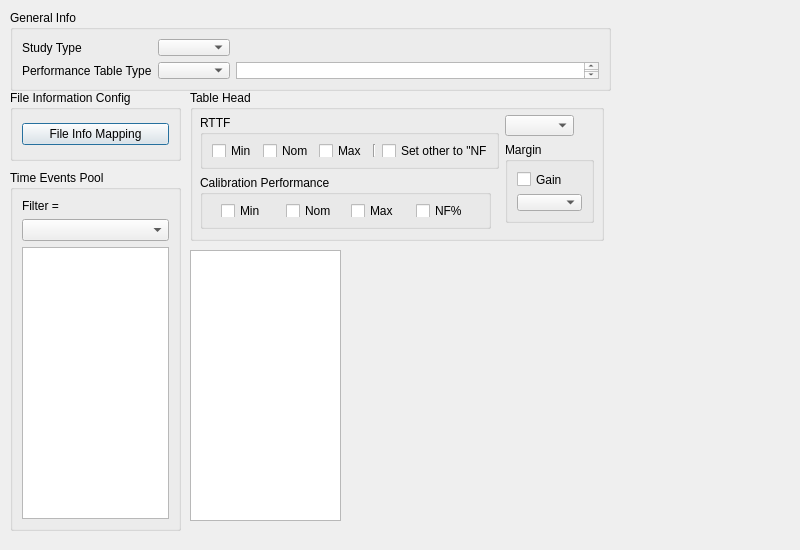
<?xml version="1.0" encoding="UTF-8"?>
<ui version="4.0">
 <class>Dialog</class>
 <widget class="QDialog" name="Dialog">
  <property name="geometry">
   <rect>
    <x>0</x>
    <y>0</y>
    <width>800</width>
    <height>550</height>
   </rect>
  </property>
  <property name="minimumSize">
   <size>
    <width>620</width>
    <height>550</height>
   </size>
  </property>
  <property name="maximumSize">
   <size>
    <width>800</width>
    <height>550</height>
   </size>
  </property>
  <property name="font">
   <font>
    <family>Segoe UI</family>
   </font>
  </property>
  <property name="cursor">
   <cursorShape>ArrowCursor</cursorShape>
  </property>
  <property name="windowTitle">
   <string>Performance Table config</string>
  </property>
  <widget class="QGroupBox" name="groupBox">
   <property name="geometry">
    <rect>
     <x>10</x>
     <y>10</y>
     <width>601</width>
     <height>81</height>
    </rect>
   </property>
   <property name="title">
    <string>General Info</string>
   </property>
   <layout class="QGridLayout" name="gridLayout_3">
    <item row="0" column="0">
     <widget class="QLabel" name="label_sdyType">
      <property name="text">
       <string>Study Type</string>
      </property>
     </widget>
    </item>
    <item row="0" column="2">
     <spacer name="horizontalSpacer">
      <property name="orientation">
       <enum>Qt::Horizontal</enum>
      </property>
      <property name="sizeHint" stdset="0">
       <size>
        <width>40</width>
        <height>20</height>
       </size>
      </property>
     </spacer>
    </item>
    <item row="0" column="1">
     <widget class="QComboBox" name="comboBox_stdType">
      <property name="maximumSize">
       <size>
        <width>80</width>
        <height>16777215</height>
       </size>
      </property>
     </widget>
    </item>
    <item row="1" column="0">
     <widget class="QLabel" name="label_ptType">
      <property name="text">
       <string>Performance Table Type</string>
      </property>
     </widget>
    </item>
    <item row="1" column="1">
     <widget class="QComboBox" name="comboBox_ptType">
      <property name="maximumSize">
       <size>
        <width>100</width>
        <height>16777215</height>
       </size>
      </property>
     </widget>
    </item>
    <item row="1" column="2">
     <widget class="QTextEdit" name="textEdit_calFlName"/>
    </item>
   </layout>
  </widget>
  <widget class="QGroupBox" name="groupBox_2">
   <property name="geometry">
    <rect>
     <x>190</x>
     <y>90</y>
     <width>414</width>
     <height>151</height>
    </rect>
   </property>
   <property name="title">
    <string>Table Head</string>
   </property>
   <widget class="QGroupBox" name="groupBox_4">
    <property name="geometry">
     <rect>
      <x>10</x>
      <y>25</y>
      <width>299</width>
      <height>54</height>
     </rect>
    </property>
    <property name="title">
     <string>RTTF</string>
    </property>
    <layout class="QHBoxLayout" name="horizontalLayout">
     <item>
      <widget class="QCheckBox" name="checkBox_Rmin">
       <property name="maximumSize">
        <size>
         <width>50</width>
         <height>20</height>
        </size>
       </property>
       <property name="text">
        <string>Min</string>
       </property>
      </widget>
     </item>
     <item>
      <widget class="QCheckBox" name="checkBox_Rnom">
       <property name="maximumSize">
        <size>
         <width>50</width>
         <height>20</height>
        </size>
       </property>
       <property name="text">
        <string>Nom</string>
       </property>
      </widget>
     </item>
     <item>
      <widget class="QCheckBox" name="checkBox_Rmax">
       <property name="maximumSize">
        <size>
         <width>50</width>
         <height>20</height>
        </size>
       </property>
       <property name="text">
        <string>Max</string>
       </property>
      </widget>
     </item>
     <item>
      <widget class="Line" name="line">
       <property name="orientation">
        <enum>Qt::Vertical</enum>
       </property>
      </widget>
     </item>
     <item>
      <widget class="QCheckBox" name="checkBox_RstNF">
       <property name="text">
        <string>Set other to &quot;NF&quot;</string>
       </property>
      </widget>
     </item>
    </layout>
   </widget>
   <widget class="QGroupBox" name="groupBox_6">
    <property name="geometry">
     <rect>
      <x>315</x>
      <y>52</y>
      <width>89</width>
      <height>81</height>
     </rect>
    </property>
    <property name="title">
     <string>Margin</string>
    </property>
    <layout class="QVBoxLayout" name="verticalLayout">
     <item>
      <widget class="QCheckBox" name="checkBox_mrggain">
       <property name="text">
        <string>Gain</string>
       </property>
      </widget>
     </item>
     <item>
      <widget class="QComboBox" name="comboBox_mrg">
       <property name="maximumSize">
        <size>
         <width>80</width>
         <height>16777215</height>
        </size>
       </property>
      </widget>
     </item>
    </layout>
   </widget>
   <widget class="QComboBox" name="comboBox_prf">
    <property name="geometry">
     <rect>
      <x>315</x>
      <y>25</y>
      <width>69</width>
      <height>21</height>
     </rect>
    </property>
    <property name="maximumSize">
     <size>
      <width>80</width>
      <height>16777215</height>
     </size>
    </property>
   </widget>
   <widget class="QGroupBox" name="groupBox_5">
    <property name="geometry">
     <rect>
      <x>10</x>
      <y>85</y>
      <width>291</width>
      <height>54</height>
     </rect>
    </property>
    <property name="title">
     <string>Calibration Performance</string>
    </property>
    <layout class="QHBoxLayout" name="horizontalLayout_2">
     <item>
      <widget class="QCheckBox" name="checkBox_prfmin">
       <property name="maximumSize">
        <size>
         <width>50</width>
         <height>20</height>
        </size>
       </property>
       <property name="text">
        <string>Min</string>
       </property>
      </widget>
     </item>
     <item>
      <widget class="QCheckBox" name="checkBox_prfnom">
       <property name="maximumSize">
        <size>
         <width>50</width>
         <height>20</height>
        </size>
       </property>
       <property name="text">
        <string>Nom</string>
       </property>
      </widget>
     </item>
     <item>
      <widget class="QCheckBox" name="checkBox_prfmax">
       <property name="maximumSize">
        <size>
         <width>50</width>
         <height>20</height>
        </size>
       </property>
       <property name="text">
        <string>Max</string>
       </property>
      </widget>
     </item>
     <item>
      <widget class="QCheckBox" name="checkBox_prfnfrate">
       <property name="maximumSize">
        <size>
         <width>50</width>
         <height>20</height>
        </size>
       </property>
       <property name="text">
        <string>NF%</string>
       </property>
      </widget>
     </item>
    </layout>
   </widget>
  </widget>
  <widget class="QGroupBox" name="groupBox_3">
   <property name="geometry">
    <rect>
     <x>10</x>
     <y>90</y>
     <width>171</width>
     <height>71</height>
    </rect>
   </property>
   <property name="title">
    <string>File Information Config</string>
   </property>
   <layout class="QGridLayout" name="gridLayout_2">
    <item row="0" column="2">
     <widget class="QPushButton" name="pushButton">
      <property name="text">
       <string>File Info Mapping</string>
      </property>
     </widget>
    </item>
   </layout>
  </widget>
  <widget class="QGroupBox" name="groupBox_8">
   <property name="geometry">
    <rect>
     <x>10</x>
     <y>170</y>
     <width>171</width>
     <height>361</height>
    </rect>
   </property>
   <property name="title">
    <string>Time Events Pool</string>
   </property>
   <layout class="QVBoxLayout" name="verticalLayout_2">
    <item>
     <widget class="QLabel" name="label">
      <property name="text">
       <string>Filter =</string>
      </property>
     </widget>
    </item>
    <item>
     <widget class="QComboBox" name="comboBox_tmEvntFilt"/>
    </item>
    <item>
     <widget class="QListWidget" name="listWidget_tmEvnt_raw"/>
    </item>
   </layout>
  </widget>
  <widget class="QListWidget" name="listWidget_tmEvnt_tb">
   <property name="geometry">
    <rect>
     <x>190</x>
     <y>250</y>
     <width>151</width>
     <height>271</height>
    </rect>
   </property>
   <property name="minimumSize">
    <size>
     <width>100</width>
     <height>200</height>
    </size>
   </property>
  </widget>
 </widget>
 <resources/>
 <connections/>
</ui>
